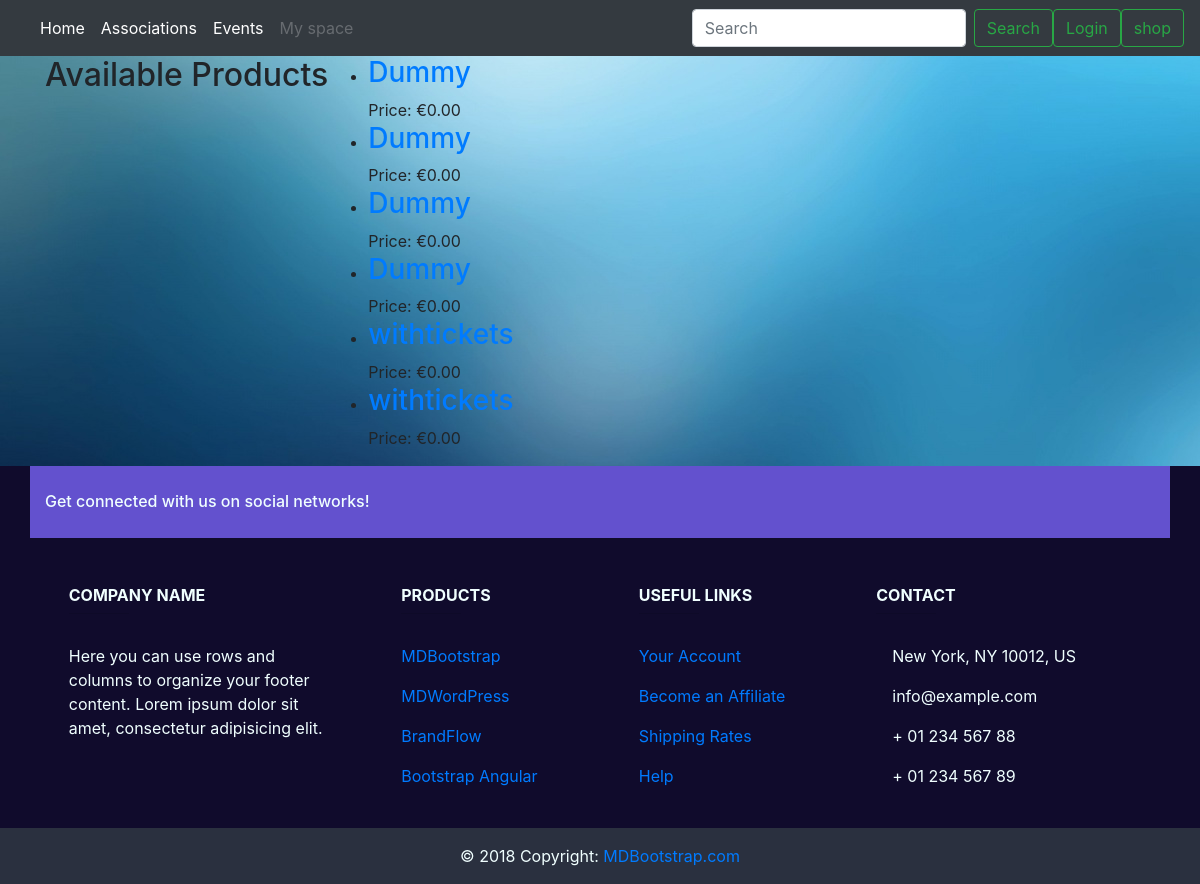
The app's page /shop/ with its own data.
### shop/models.py (models this page shows, shortened)
class Product(models.Model):
    name = models.CharField(max_length=191)
    price = models.DecimalField(max_digits=7, decimal_places=2)
    slug = models.SlugField()
    description = models.TextField()
    image = models.ImageField(upload_to='products_images/', blank=True)

### shop/views.py (the view)
# urls.py: path('shop/', com_views.index_shop, name='shop'),
def index_shop(request):
    all_products = Product.objects.all()
    for event in views.EventListView.get_queryset(request):
        exist = False
        my_price = 0
        all_price = models.Price.objects.all()
        for p in all_price:
            if p.event_id == event.id:
                p = models.Price.objects.get(even_id = event.id)
                my_price = p.price
        for product in all_products:
            if product.name == event.title:
                exist = True
        if not exist:
            product = Product(name = event.title,price = my_price,id = event.id, description = "on decrit pas nous", slug = event.id)
            product.save()
    for product in all_products:
        exist = False
        for event in views.EventListView.get_queryset(request):
            if product.name == event.title:
                exist = True
        if not exist:
            remove_product(request, product.id)
    return render(request, "index_shop.html", {
                                    'all_products': all_products,
                                    })

### event/views.py (called while the page is built)
    def get_queryset(self):
        return Event.objects.filter(end__gt=timezone.now()).order_by('start')

### shop/cart.py (called while the page is built)
def _cart_id(request):
    if 'cart_id' not in request.session:
        request.session['cart_id'] = _generate_cart_id()
    return request.session['cart_id']

def _generate_cart_id():
    import string, random
    return ''.join([random.choice(string.ascii_letters + string.digits) for _ in range(50)])

def get_all_cart_items(request):
    return CartItem.objects.filter(cart_id = _cart_id(request))

def item_count(request):
    return get_all_cart_items(request).count()

### shop/context_processor.py (called while the page is built)
def cart_item_count(request):
    item_count = cart.item_count(request)
    return {'cart_item_count' : item_count }

### shop/templates/index_shop.html
{% extends 'base.html' %}
{% block content %}
    <div class="container">
        <div class="row">
            <h2>Available Products</h2>
            <tbody>
            <ul>
            {% for product in all_products %}
            <li>
                <tr>
                    <h3><a href="{% url 'product_detail' product.pk product.slug  %}">
                            {{ product.name }}</a></h3>
                            Price: €{{ product.price }}
                </tr>
            </li>
            {% endfor %}
            </ul>
            </tbody>
        </div>
    </div>
{% endblock %}

### static/css/style.css (style rules this page uses)
body { background-image: url(../img/wallpaper.jpg); }

### records on screen
Product: name "Dummy", price "0.00"
Product: name "Dummy", price "0.00"
Product: name "Dummy", price "0.00"
Product: name "Dummy", price "0.00"
Product: name "withtickets", price "0.00"
Product: name "withtickets", price "0.00"
